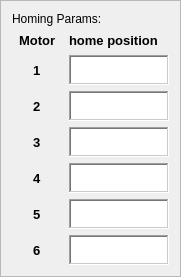
        <widget class="QFrame" name="frame_4">
         <property name="geometry">
          <rect>
           <x>500</x>
           <y>30</y>
           <width>181</width>
           <height>277</height>
          </rect>
         </property>
         <property name="frameShape">
          <enum>QFrame::Shape::StyledPanel</enum>
         </property>
         <property name="frameShadow">
          <enum>QFrame::Shadow::Raised</enum>
         </property>
         <layout class="QVBoxLayout" name="verticalLayout_13">
          <item>
           <widget class="QLabel" name="label_39">
            <property name="text">
             <string>Homing Params:</string>
            </property>
           </widget>
          </item>
          <item>
           <layout class="QGridLayout" name="gridLayout_5" rowstretch="0,0,0,0,0,0,0" columnstretch="0,0">
            <property name="leftMargin">
             <number>0</number>
            </property>
            <item row="4" column="0" alignment="Qt::AlignmentFlag::AlignHCenter">
             <widget class="QLabel" name="label_47">
              <property name="font">
               <font>
                <pointsize>10</pointsize>
                <bold>true</bold>
               </font>
              </property>
              <property name="text">
               <string>4</string>
              </property>
             </widget>
            </item>
            <item row="1" column="1">
             <widget class="QTextEdit" name="home_mtr_1_h_pos">
              <property name="maximumSize">
               <size>
                <width>100</width>
                <height>30</height>
               </size>
              </property>
              <property name="frameShape">
               <enum>QFrame::Shape::WinPanel</enum>
              </property>
              <property name="frameShadow">
               <enum>QFrame::Shadow::Sunken</enum>
              </property>
              <property name="verticalScrollBarPolicy">
               <enum>Qt::ScrollBarPolicy::ScrollBarAlwaysOff</enum>
              </property>
             </widget>
            </item>
            <item row="2" column="1">
             <widget class="QTextEdit" name="home_mtr_2_h_pos">
              <property name="maximumSize">
               <size>
                <width>100</width>
                <height>30</height>
               </size>
              </property>
              <property name="frameShape">
               <enum>QFrame::Shape::WinPanel</enum>
              </property>
              <property name="frameShadow">
               <enum>QFrame::Shadow::Sunken</enum>
              </property>
              <property name="verticalScrollBarPolicy">
               <enum>Qt::ScrollBarPolicy::ScrollBarAlwaysOff</enum>
              </property>
             </widget>
            </item>
            <item row="5" column="0" alignment="Qt::AlignmentFlag::AlignHCenter">
             <widget class="QLabel" name="label_41">
              <property name="font">
               <font>
                <pointsize>10</pointsize>
                <bold>true</bold>
               </font>
              </property>
              <property name="text">
               <string>5</string>
              </property>
             </widget>
            </item>
            <item row="6" column="1">
             <widget class="QTextEdit" name="home_mtr_6_h_pos">
              <property name="maximumSize">
               <size>
                <width>100</width>
                <height>30</height>
               </size>
              </property>
              <property name="frameShape">
               <enum>QFrame::Shape::WinPanel</enum>
              </property>
              <property name="frameShadow">
               <enum>QFrame::Shadow::Sunken</enum>
              </property>
              <property name="verticalScrollBarPolicy">
               <enum>Qt::ScrollBarPolicy::ScrollBarAlwaysOff</enum>
              </property>
             </widget>
            </item>
            <item row="3" column="0" alignment="Qt::AlignmentFlag::AlignHCenter">
             <widget class="QLabel" name="label_40">
              <property name="font">
               <font>
                <pointsize>10</pointsize>
                <bold>true</bold>
               </font>
              </property>
              <property name="text">
               <string>3</string>
              </property>
             </widget>
            </item>
            <item row="0" column="1">
             <widget class="QLabel" name="label_49">
              <property name="font">
               <font>
                <pointsize>10</pointsize>
                <bold>true</bold>
               </font>
              </property>
              <property name="text">
               <string>home position</string>
              </property>
             </widget>
            </item>
            <item row="4" column="1">
             <widget class="QTextEdit" name="home_mtr_4_h_pos">
              <property name="maximumSize">
               <size>
                <width>100</width>
                <height>30</height>
               </size>
              </property>
              <property name="frameShape">
               <enum>QFrame::Shape::WinPanel</enum>
              </property>
              <property name="frameShadow">
               <enum>QFrame::Shadow::Sunken</enum>
              </property>
              <property name="verticalScrollBarPolicy">
               <enum>Qt::ScrollBarPolicy::ScrollBarAlwaysOff</enum>
              </property>
             </widget>
            </item>
            <item row="6" column="0" alignment="Qt::AlignmentFlag::AlignHCenter">
             <widget class="QLabel" name="label_48">
              <property name="font">
               <font>
                <pointsize>10</pointsize>
                <bold>true</bold>
               </font>
              </property>
              <property name="text">
               <string>6</string>
              </property>
             </widget>
            </item>
            <item row="3" column="1">
             <widget class="QTextEdit" name="home_mtr_3_h_pos">
              <property name="maximumSize">
               <size>
                <width>100</width>
                <height>30</height>
               </size>
              </property>
              <property name="frameShape">
               <enum>QFrame::Shape::WinPanel</enum>
              </property>
              <property name="frameShadow">
               <enum>QFrame::Shadow::Sunken</enum>
              </property>
              <property name="verticalScrollBarPolicy">
               <enum>Qt::ScrollBarPolicy::ScrollBarAlwaysOff</enum>
              </property>
             </widget>
            </item>
            <item row="2" column="0" alignment="Qt::AlignmentFlag::AlignHCenter">
             <widget class="QLabel" name="label_45">
              <property name="font">
               <font>
                <pointsize>10</pointsize>
                <bold>true</bold>
               </font>
              </property>
              <property name="text">
               <string>2</string>
              </property>
             </widget>
            </item>
            <item row="1" column="0" alignment="Qt::AlignmentFlag::AlignHCenter">
             <widget class="QLabel" name="label_43">
              <property name="maximumSize">
               <size>
                <width>16777215</width>
                <height>20</height>
               </size>
              </property>
              <property name="font">
               <font>
                <pointsize>10</pointsize>
                <bold>true</bold>
               </font>
              </property>
              <property name="text">
               <string>1</string>
              </property>
             </widget>
            </item>
            <item row="0" column="0" alignment="Qt::AlignmentFlag::AlignHCenter">
             <widget class="QLabel" name="motor_label">
              <property name="maximumSize">
               <size>
                <width>100</width>
                <height>20</height>
               </size>
              </property>
              <property name="font">
               <font>
                <pointsize>10</pointsize>
                <bold>true</bold>
               </font>
              </property>
              <property name="text">
               <string>Motor</string>
              </property>
             </widget>
            </item>
            <item row="5" column="1">
             <widget class="QTextEdit" name="home_mtr_5_h_pos">
              <property name="maximumSize">
               <size>
                <width>100</width>
                <height>30</height>
               </size>
              </property>
              <property name="frameShape">
               <enum>QFrame::Shape::WinPanel</enum>
              </property>
              <property name="frameShadow">
               <enum>QFrame::Shadow::Sunken</enum>
              </property>
              <property name="verticalScrollBarPolicy">
               <enum>Qt::ScrollBarPolicy::ScrollBarAlwaysOff</enum>
              </property>
             </widget>
            </item>
           </layout>
          </item>
         </layout>
        </widget>
